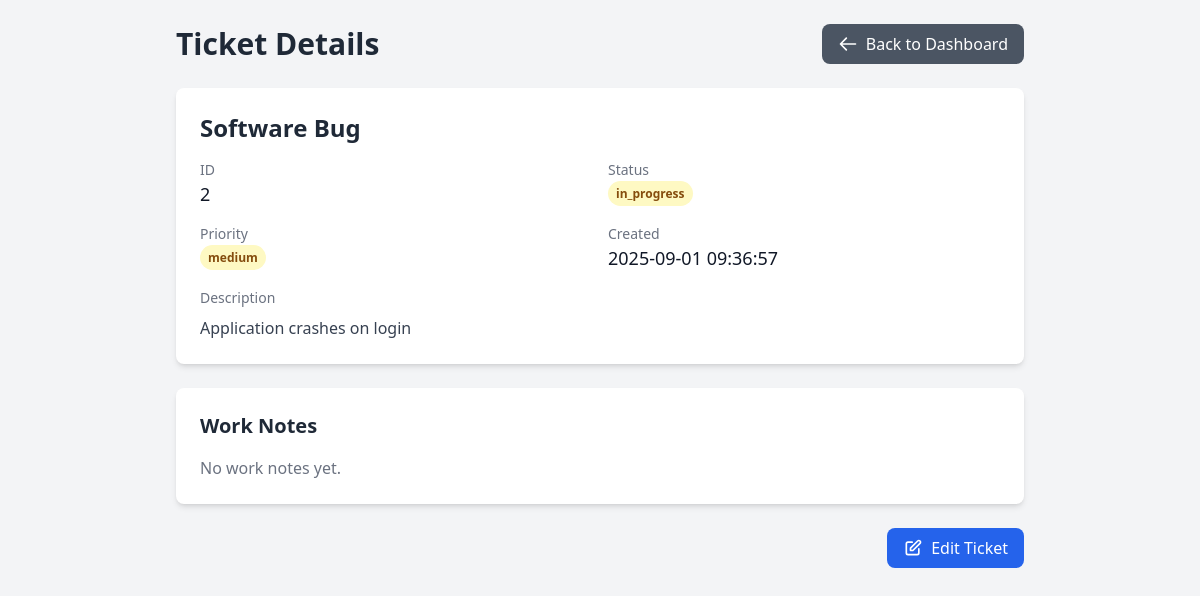
The page /view_ticket.php?id=2 on the database its author committed.
### tables this page shows
CREATE TABLE IF NOT EXISTS tickets (
    id INT AUTO_INCREMENT PRIMARY KEY,
    title VARCHAR(255) NOT NULL,
    description TEXT,
    status ENUM('open', 'in_progress', 'resolved', 'closed') DEFAULT 'open',
    priority ENUM('low', 'medium', 'high', 'urgent') DEFAULT 'medium',
    created_at TIMESTAMP DEFAULT CURRENT_TIMESTAMP,
    updated_at TIMESTAMP DEFAULT CURRENT_TIMESTAMP ON UPDATE CURRENT_TIMESTAMP
);

### view_ticket.php (the view, shortened to what this page needs)
<?php
$db = new Database();
$pdo = $db->getConnection();
$id = $_GET['id'];
$stmt = $pdo->prepare("SELECT * FROM tickets WHERE id = ?");
$stmt->execute([$id]);
$ticket = $stmt->fetch(PDO::FETCH_ASSOC);
$stmtNotes = $pdo->prepare("SELECT * FROM work_notes WHERE ticket_id = ? ORDER BY created_at DESC");
$stmtNotes->execute([$id]);
$work_notes = $stmtNotes->fetchAll(PDO::FETCH_ASSOC);
?>
<!DOCTYPE html>
<html lang="en">
<head>
    <script src="https://cdn.tailwindcss.com"></script>
</head>
<body class="bg-gray-100 min-h-screen">
    <div class="max-w-4xl mx-auto p-6">
        <div class="flex items-center justify-between mb-6">
            <h1 class="text-3xl font-bold text-gray-800">Ticket Details</h1>
            <a href="index.php" class="bg-gray-600 hover:bg-gray-700 text-white px-4 py-2 rounded-lg font-medium flex items-center gap-2">
                <svg class="w-5 h-5" fill="none" stroke="currentColor" viewBox="0 0 24 24">
                    <path stroke-linecap="round" stroke-linejoin="round" stroke-width="2" d="M10 19l-7-7m0 0l7-7m-7 7h18"></path>
                </svg>
                Back to Dashboard
            </a>
        </div>
        <div class="bg-white rounded-lg shadow-md p-6 mb-6">
            <h2 class="text-2xl font-semibold text-gray-800 mb-4"><?php echo htmlspecialchars($ticket['title']); ?></h2>
            <div class="grid grid-cols-1 md:grid-cols-2 gap-4 mb-4">
                <div>
                    <p class="text-sm font-medium text-gray-500">ID</p>
                    <p class="text-lg text-gray-900"><?php echo htmlspecialchars($ticket['id']); ?></p>
                </div>
                <div>
                    <p class="text-sm font-medium text-gray-500">Status</p>
                    <span class="px-2 py-1 text-xs font-semibold rounded-full
                        <?php
                        switch($ticket['status']) {
                            case 'in_progress': echo 'bg-yellow-100 text-yellow-800'; break;
                        }
                        ?>">
                        <?php echo htmlspecialchars($ticket['status']); ?>
                    </span>
                </div>
                <div>
                    <p class="text-sm font-medium text-gray-500">Priority</p>
                    <span class="px-2 py-1 text-xs font-semibold rounded-full
                        <?php
                        switch($ticket['priority']) {
                            case 'medium': echo 'bg-yellow-100 text-yellow-800'; break;
                        }
                        ?>">
                        <?php echo htmlspecialchars($ticket['priority']); ?>
                    </span>
                </div>
                <div>
                    <p class="text-sm font-medium text-gray-500">Created</p>
                    <p class="text-lg text-gray-900"><?php echo htmlspecialchars($ticket['created_at']); ?></p>
                </div>
            </div>
            <div>
                <p class="text-sm font-medium text-gray-500 mb-2">Description</p>
                <p class="text-gray-700"><?php echo nl2br(htmlspecialchars($ticket['description'])); ?></p>
            </div>
        </div>
        <div class="bg-white rounded-lg shadow-md p-6 mb-6">
            <h3 class="text-xl font-semibold text-gray-800 mb-4">Work Notes</h3>
            <?php if (count($work_notes) > 0): ?>
                <div class="space-y-4">
                    <?php foreach ($work_notes as $note): ?>
                        <div class="bg-gray-50 rounded-lg p-4 border-l-4 border-blue-500">
                            <p class="text-sm font-medium text-gray-500 mb-2"><?php echo htmlspecialchars($note['created_at']); ?></p>
                            <p class="text-gray-700"><?php echo nl2br(htmlspecialchars($note['note'])); ?></p>
                        </div>
                    <?php endforeach; ?>
                </div>
            <?php else: ?>
                <p class="text-gray-500">No work notes yet.</p>
            <?php endif; ?>
        </div>
        <div class="flex justify-end">
            <a href="edit_ticket.php?id=<?php echo $ticket['id']; ?>" class="bg-blue-600 hover:bg-blue-700 text-white px-4 py-2 rounded-lg font-medium flex items-center gap-2">
                <svg class="w-5 h-5" fill="none" stroke="currentColor" viewBox="0 0 24 24">
                    <path stroke-linecap="round" stroke-linejoin="round" stroke-width="2" d="M11 5H6a2 2 0 00-2 2v11a2 2 0 002 2h11a2 2 0 002-2v-5m-1.414-9.414a2 2 0 112.828 2.828L11.828 15H9v-2.828l8.586-8.586z"></path>
                </svg>
                Edit Ticket
            </a>
        </div>
    </div>
</body>
</html>

### rows shown on the page
tickets: title "Software Bug", id "2", status "in_progress", priority "medium", created_at "2025-09-01 09:36:57", description "Application crashes on login"
